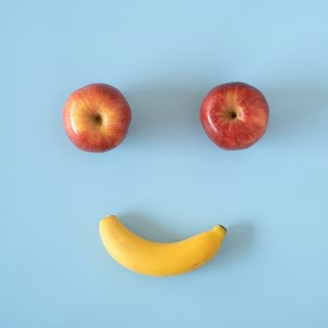
#> input picture 2-Semester-Computer-Vision/Intro_for_Computer_vision.py/fruits.jpg, 328 x 328 px, found by its file name
$ python Test_with_classifier.py
#> lines starting #> are read from the running program, lines starting #| are printed output that depends on the picture; after the words box and inside, x2 and y2 are one past the last pixel; in counts of white or black regions, pixels touching at a corner belong together; long printed decimals are rounded
import cv2
import numpy as np
import matplotlib.pyplot as plt

# Indlæs billedet
image = cv2.imread(r"C:\Program Files (x86)\2 Semester python work\2-Semester-Computer-Vision\Intro_for_Computer_vision.py\fruits.jpg")
#> image is the input picture: shape (328, 328, 3); mean B, G, R 207.7, 194.7, 164.8
image_rgb = cv2.cvtColor(image, cv2.COLOR_BGR2RGB)  # Konverter til RGB
image_hsv = cv2.cvtColor(image, cv2.COLOR_BGR2HSV)  # Konverter til HSV
#> image_hsv: shape (328, 328, 3); mean H, S, V 91.9, 81, 221.3

# Beregn gennemsnitlig farve (RGB)
mean_color_rgb = np.mean(image_rgb, axis=(0,1))
#> mean_color_rgb = [164.8, 194.7, 207.7]
mean_color_hsv = np.mean(image_hsv, axis=(0,1))
#> mean_color_hsv = [91.94, 81.01, 221.3]

print(f"Gennemsnitlig RGB-farve: {mean_color_rgb}")
#| Gennemsnitlig RGB-farve: [164.819 194.689 207.698]
print(f"Gennemsnitlig HSV-farve: {mean_color_hsv}")
#| Gennemsnitlig HSV-farve: [ 91.939  81.015 221.317]

# Plot originalbillede
plt.figure(figsize=(5,5))
plt.imshow(image_rgb)
plt.axis("off")
plt.title("Original Image")
plt.show()


# Konverter til gråskala
gray = cv2.cvtColor(image, cv2.COLOR_BGR2GRAY)
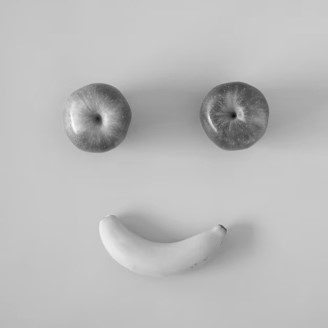
#> gray: shape (328, 328); min 17, max 250, mean 187.2

# Find kanter med Canny
edges = cv2.Canny(gray, 50, 150)
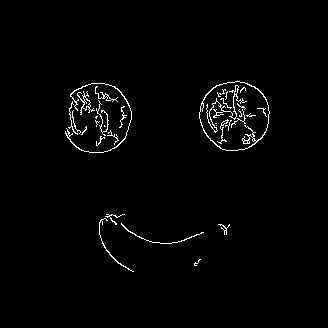
#> edges: shape (328, 328); 1.7% white in thin lines or dots, all inside (x1, y1, x2, y2) = (65, 81, 270, 272)

# Find konturer
contours, _ = cv2.findContours(edges, cv2.RETR_EXTERNAL, cv2.CHAIN_APPROX_SIMPLE)
#> contours = 19 contours, 13 with area under 20; largest, box (x1, y1, x2, y2) and area: (199, 81, 270, 151) 3778, (77, 91, 95, 115) 76, (65, 83, 132, 153) 65, (95, 86, 118, 102) 32, (99, 218, 134, 272) 24, (121, 223, 204, 244) 22

# Tegn konturer på billedet
image_contours = image_rgb.copy()
cv2.drawContours(image_contours, contours, -1, (0,255,0), 2)
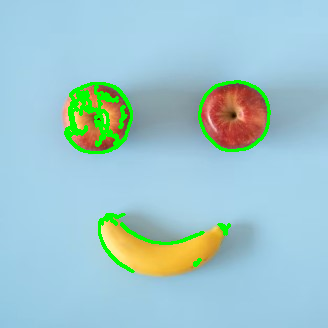
#> image_contours: shape (328, 328, 3); mean R, G, B 158.4, 198.5, 203.4

# Plot konturbilledet
plt.figure(figsize=(5,5))
plt.imshow(image_contours)
plt.axis("off")
plt.title("Detected Contours")
plt.show()


# Gennemgå hver kontur og beregn features
form_features = []
for contour in contours:
    # Beregn areal
    area = cv2.contourArea(contour)

    # Beregn bounding box og aspect ratio
    x, y, w, h = cv2.boundingRect(contour)
    aspect_ratio = w / h

    # Beregn cirkularitet (1 = perfekt cirkel, <1 = ikke cirkulær)
    perimeter = cv2.arcLength(contour, True)
    circularity = (4 * np.pi * area) / (perimeter**2) if perimeter > 0 else 0

    form_features.append((area, aspect_ratio, circularity))
#> this loop made 19 passes
#> (area, x, y, w, h, aspect_ratio, perimeter, circularity) on passes 3, 4, 16, 17, 18, 19: (21.5, 121, 223, 83, 21, 3.95, 190.3, 0.00746), (23.5, 99, 218, 35, 54, 0.648, 164.8, 0.0109), (76, 77, 91, 18, 24, 0.75, 146.2, 0.0447), (32, 95, 86, 23, 16, 1.44, 103.7, 0.0374), (65, 65, 83, 67, 70, 0.957, 451.2, 0.00401), (3778, 199, 81, 71, 70, 1.01, 231.1, 0.889)
#> after the loop, form_features = 19 items, first 6: (3.5, 1, 0.0719), (7.5, 1.09, 0.025), (21.5, 3.95, 0.00746), (23.5, 0.648, 0.0109), (10.5, 1.82, 0.0229), (6, 0.9, 0.0476)

# Print formfeatures
for i, (area, aspect_ratio, circularity) in enumerate(form_features):
    print(f"Objekt {i+1}: Areal={area:.2f}, Aspect Ratio={aspect_ratio:.2f}, Cirkularitet={circularity:.2f}")
#> this loop made 19 passes
#> (area, aspect_ratio, circularity) on passes 3, 4, 16, 17, 18, 19: (21.5, 3.95, 0.00746), (23.5, 0.648, 0.0109), (76, 0.75, 0.0447), (32, 1.44, 0.0374), (65, 0.957, 0.00401), (3778, 1.01, 0.889)
#| Objekt 1: Areal=3.50, Aspect Ratio=1.00, Cirkularitet=0.07
#| Objekt 2: Areal=7.50, Aspect Ratio=1.09, Cirkularitet=0.03
#| Objekt 3: Areal=21.50, Aspect Ratio=3.95, Cirkularitet=0.01
#| Objekt 4: Areal=23.50, Aspect Ratio=0.65, Cirkularitet=0.01
#| Objekt 5: Areal=10.50, Aspect Ratio=1.82, Cirkularitet=0.02
#| Objekt 6: Areal=6.00, Aspect Ratio=0.90, Cirkularitet=0.05
#| Objekt 7: Areal=4.50, Aspect Ratio=0.80, Cirkularitet=0.01
#| Objekt 8: Areal=5.50, Aspect Ratio=0.67, Cirkularitet=0.15
#> (further printed lines are left out)


from sklearn.svm import SVC
from sklearn.model_selection import train_test_split
from sklearn.preprocessing import StandardScaler

# Opret feature-matrix (farve + form)
X = np.array(form_features)  # Vi kan også tilføje mean_color_rgb her
#> X = 19 rows, first 8: [3.5, 1, 0.0719], [7.5, 1.09, 0.025], [21.5, 3.95, 0.00746], [23.5, 0.648, 0.0109], [10.5, 1.82, 0.0229], [6, 0.9, 0.0476], [4.5, 0.8, 0.0132], [5.5, 0.667, 0.149]
y = np.array([0, 0, 1])  # Antag æbler=0, banan=1

# Split data i træning/test
#> (the run stopped early here; a loop or call above may not have finished)
